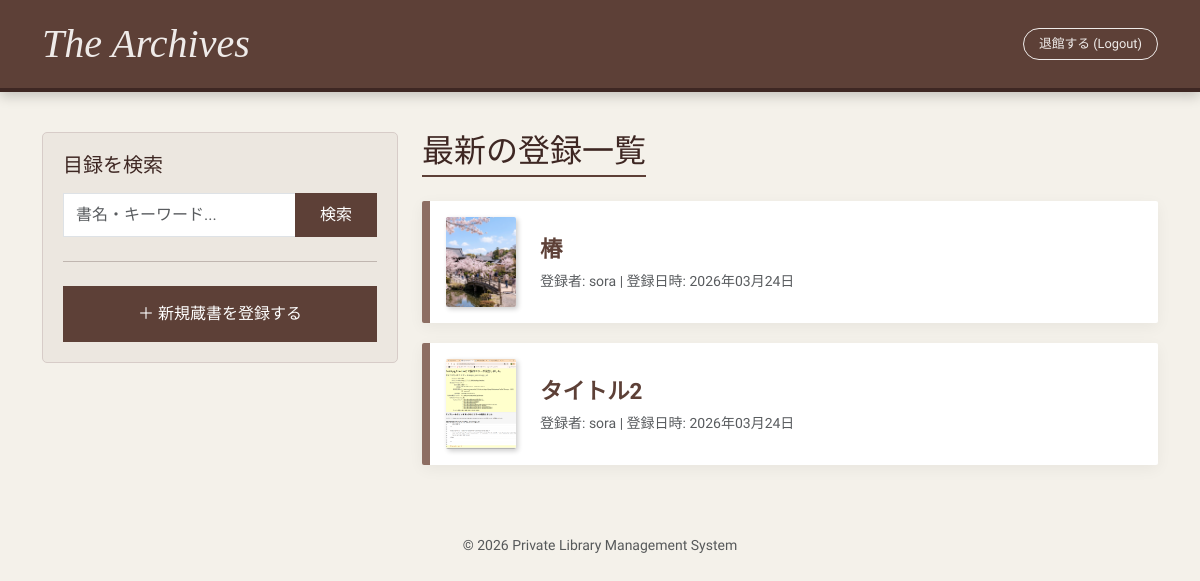
/timeline/, run on an earlier commit of the app's database.
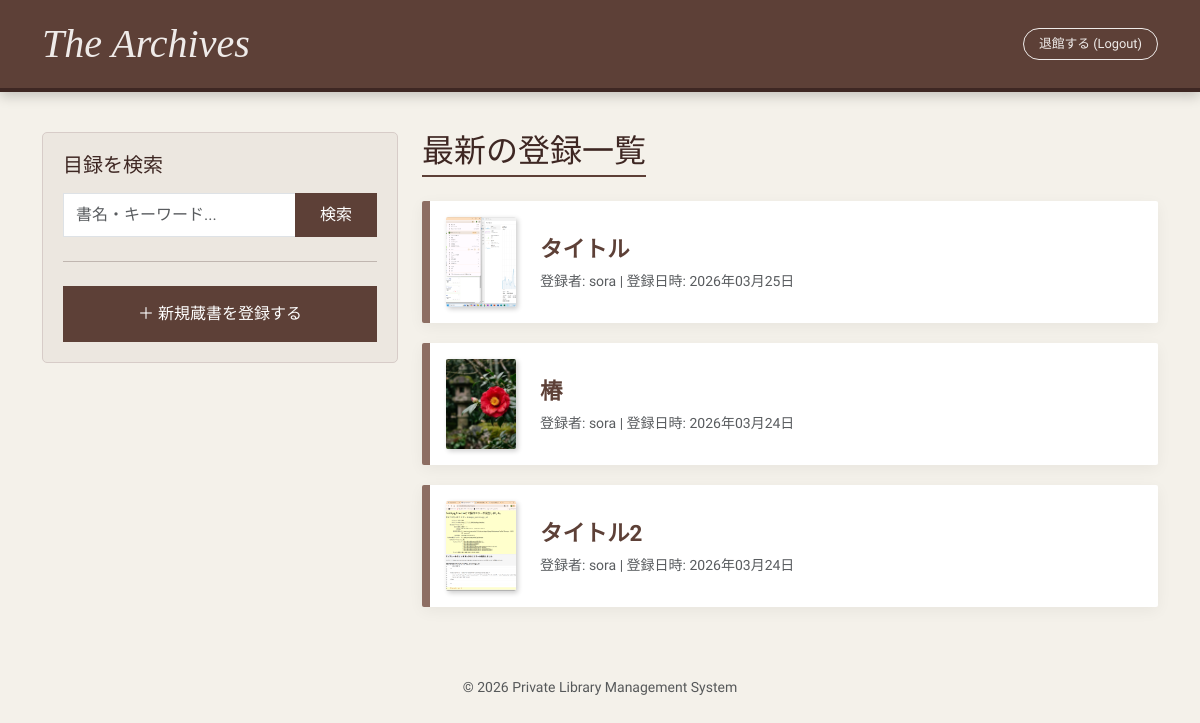
And on a later commit of the database.
### testApp/models.py (models this page shows, shortened)
class Post(models.Model):
    title = models.CharField(max_length=200)
    title_kana = models.CharField(max_length=200, verbose_name="記事タイトルのよみがな", blank=True, null=True)
    summary = models.TextField(max_length=250, verbose_name="概要", blank=True, null=True)
    content = models.TextField()
    author = models.ForeignKey(User, on_delete=models.CASCADE)
    created_at = models.DateTimeField(auto_now_add=True)
    parent = models.ForeignKey('self', on_delete=models.CASCADE, null=True, blank=True, related_name='replies')
    image = models.ImageField(upload_to='images/', blank=True, null=True)

### testApp/views.py (the view)
# urls.py: path('timeline/', views.timeline, name='timeline'),
def timeline(request):
    query = request.GET.get('q')
    posts = Post.objects.filter(parent=None).order_by('-created_at')
    if query:
        posts = posts.filter(Q(title__icontains=query) | Q(content__icontains=query))
    return render(request, 'timeline.html', {'posts': posts, 'query': query})

### templates/timeline.html (shortened to what this page needs)
<!DOCTYPE html>
<html lang="ja">
<head>
    <link href="https://cdn.jsdelivr.net/npm/bootstrap@5.3.0/dist/css/bootstrap.min.css" rel="stylesheet">
</head>
<body>
<header class="library-header">
    <div class="container d-flex justify-content-between align-items-center">
        <h1 style="font-family: 'Playfair Display', serif; margin: 0; font-style: italic;">The Archives</h1>
        <form action="{% url 'logout' %}" method="post" class="m-0">
            <button type="submit" class="btn btn-logout">退館する (Logout)</button>
        </form>
    </div>
</header>
<main class="container">
    <div class="row g-4">
        <div class="col-md-4">
            <div class="search-container sticky-top" style="top: 20px;">
                <h5 class="mb-3">目録を検索</h5>
                <form action="{% url 'timeline' %}" method="GET" class="mb-4">
                    <div class="input-group">
                        <input type="text" name="q" class="form-control" value="{{ query|default:'' }}" placeholder="書名・キーワード..." style="border-radius: 0;">
                        <button class="btn btn-library-main" type="submit">検索</button>
                    </div>
                </form>
                <hr>
                <a href="{% url 'create_post' %}" class="btn btn-library-main w-100 py-3 mt-2">
                    ＋ 新規蔵書を登録する
                </a>
            </div>
        </div>
        <div class="col-md-8">
            <h2 class="mb-4" style="border-bottom: 2px solid #5d4037; display: inline-block; padding-bottom: 5px;">最新の登録一覧</h2>
            {% for post in posts %}
            <div class="card book-card">
                <div class="card-body d-flex align-items-center">
                    {% if post.image %}
                    <img src="{{ post.image.url }}" class="thumbnail-img me-4" alt="thumbnail">
                    {% else %}
                    <div class="thumbnail-img me-4 d-flex align-items-center justify-content-center bg-light text-muted" style="border: 1px dashed #ccc;">
                        No Image
                    </div>
                    {% endif %}
                    <div class="book-title">
                        <a href="{% url 'post_detail' post.pk %}">{{ post.title }}</a>
                        <div class="text-muted small mt-1">
                            登録者: {{ post.author }} | 登録日時: {{ post.created_at|date:"Y年m月d日" }}
                        </div>
                    </div>
                </div>
            </div>
            {% empty %}
            <p class="text-muted mt-5 text-center">該当する蔵書は見つかりませんでした。</p>
            {% endfor %}
        </div>
    </div>
</main>
<footer class="text-center py-5 text-muted">
    <small>© 2026 Private Library Management System</small>
</footer>
</body>
</html>

### templates/timeline.html (style rules this page uses)
body { background-color: #f4f1ea; background-image: url('https://www.transparenttextures.com/patterns/paper.png'); font-family: 'Sawarabi Mincho', serif; color: #3e2723; }
.library-header { background: #5d4037; color: #efebe9; padding: 20px 0; margin-bottom: 40px; box-shadow: 0 4px 12px rgba(0,0,0,0.2); border-bottom: 4px solid #3e2723; }
.book-card { background: #fff; border: none; border-radius: 2px; box-shadow: 0 4px 15px rgba(0,0,0,0.05); margin-bottom: 20px; transition: transform 0.2s; border-left: 8px solid #8d6e63; }
.book-title a { color: #5d4037; text-decoration: none; font-weight: bold; font-size: 1.4rem; }
.search-container { background: rgba(215, 204, 200, 0.3); padding: 20px; border-radius: 5px; border: 1px double #d7ccc8; }
.btn-library-main { background-color: #5d4037; color: #fff; border-radius: 0; padding: 10px 25px; border: none; }
.btn-logout { background-color: transparent; color: #efebe9; border: 1px solid #efebe9; border-radius: 20px; font-size: 0.8rem; padding: 5px 15px; }
.thumbnail-img { width: 70px; height: 90px; object-fit: cover; border-radius: 2px; box-shadow: 2px 2px 5px rgba(0,0,0,0.2); }

What changed in the data, as far as the page shows it:
added Post: image (picture), title "タイトル", author "sora", created_at "2026年03月25日"
changed Post (number 2 of 3 on the later page): image: a different picture
